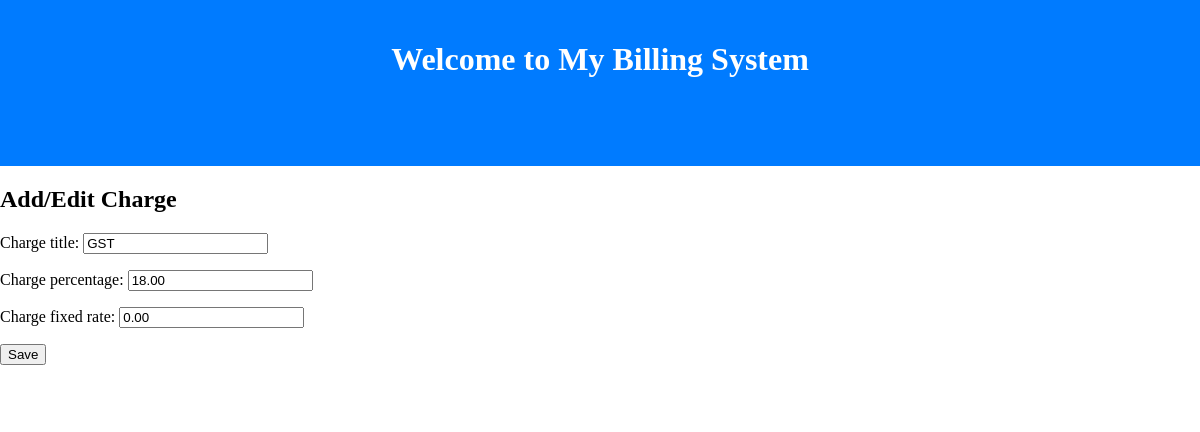
The page /charges/2/edit/ (signed in) on the database as committed earlier.
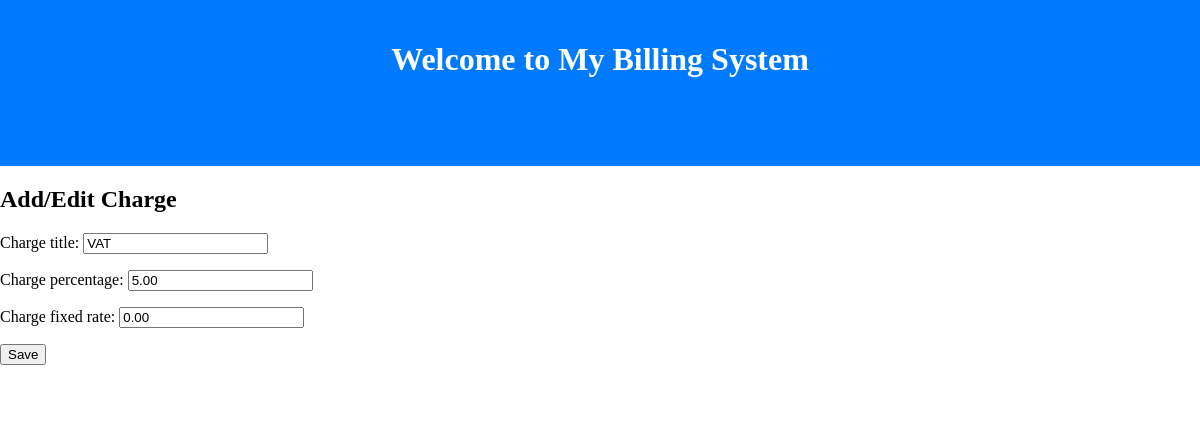
The same page on the database as committed later.
### bills/models.py (models this page shows, shortened)
class Charges(models.Model):
    charge_title = models.CharField(max_length=255)
    charge_percentage = models.DecimalField(max_digits=5, decimal_places=2, default=0.0)
    charge_fixed_rate = models.DecimalField(max_digits=10, decimal_places=2, default=0.0)

### bills/views.py (the view)
# urls.py: path('charges/<int:pk>/edit/', views.charge_update, name='charge_update'),
@login_required
def charge_update(request, pk):
    charge = get_object_or_404(Charges, pk=pk)
    if request.method == 'POST':
        form = ChargesForm(request.POST, instance=charge)
        if form.is_valid():
            form.save()
            return redirect('charge_list')
    else:
        form = ChargesForm(instance=charge)
    return render(request, 'charges/charge_form.html', {'form': form})

### bills/forms.py
class ChargesForm(forms.ModelForm):
    class Meta:
        model = Charges
        fields = ['charge_title', 'charge_percentage', 'charge_fixed_rate']

### templates/charges/charge_form.html (shortened to what this page needs)
{% extends 'base.html' %}
{% block content %}
  <h2>Add/Edit Charge</h2>
  <form method="post">
    {{ form.as_p }}
    <button type="submit">Save</button>
  </form>
{% endblock %}

Rows that differ between the two databases and show on the page:
changed Charges: charge_title "GST" → "VAT"; charge_percentage "18.00" → "5.00"
